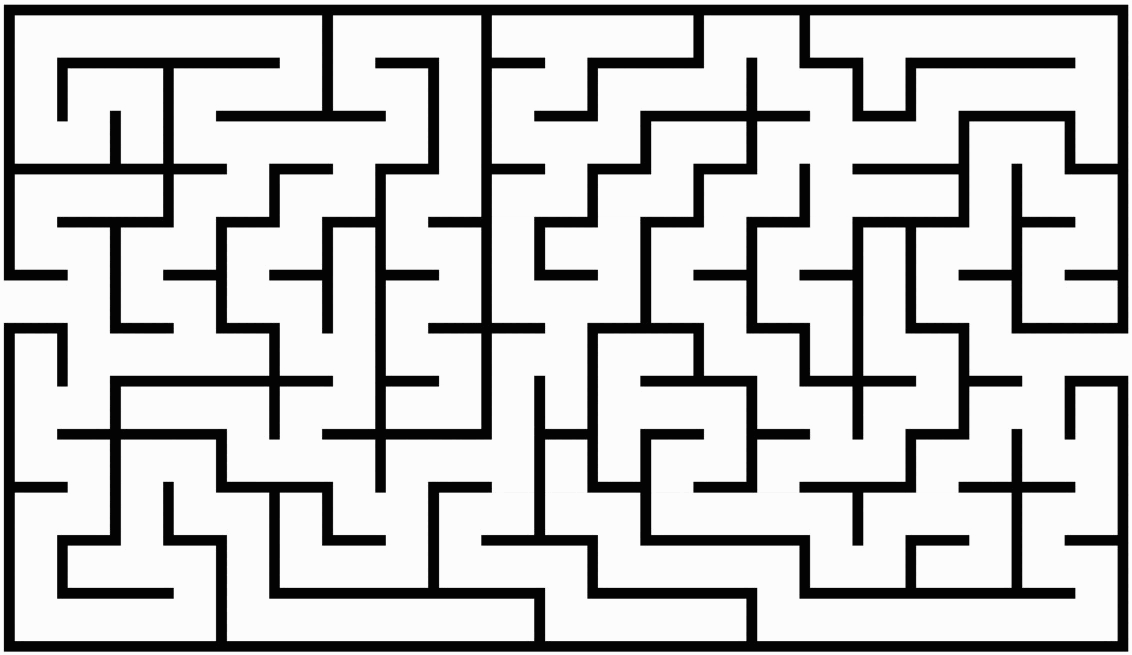
#> input picture maze3.gif, 1132 x 655 px
$ python image_processing.py
#> lines starting #> are read from the running program, lines starting #| are printed output that depends on the picture; after the words box and inside, x2 and y2 are one past the last pixel; in counts of white or black regions, pixels touching at a corner belong together
from PIL import Image
import numpy as np

# width, height = Image.open("maze2.gif").size

# new_width = round(width / 4)
# new_height = round(height / 4)

def image_to_matrix(image__path, threshold=128, new_width=50, new_height=30):

#> called with image__path = 'maze3.gif', threshold = 128, new_width = 50, new_height = 30
    width, height = Image.open(image__path).size
#> width = 1132; height = 655

    new_width = round(width / 4)
#> new_width = 283
    new_height = round(height / 4)
#> new_height = 164

    img = Image.open(image__path)
#> img is the input picture: PIL image 1132x655 L; min 3, max 252, mean 197.9
    img = img.resize((new_width, new_height))
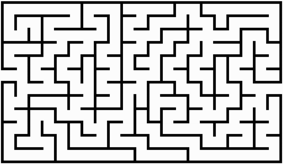
#> img: PIL image 283x164 L; min 0, max 255, mean 198.1
    gray_img = img.convert("L")
    # Binarize using threshold
    binary_img = gray_img.point(lambda x: 0 if x < threshold else 1)
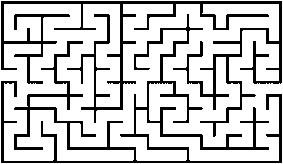
#> binary_img: PIL image 283x164 L; values 0 (black) and 1 (white), 78.2% white; 2 black regions, box (x1, y1, x2, y2) and area: (1, 1, 282, 137) 5229, (1, 14, 282, 163) 4889
    # Convert to numpy array for matrix representation
    binary_matrix = np.array(binary_img)
    return binary_matrix


def save_matrix_to_txt(matrix_, filename):
#> called with filename = 'output_matrix.txt'
    with open(filename, "w") as f:
        f.write("[\n")  # Start 2D array
        for row in matrix:
            line = "[" + ",".join(map(str, row)) + "],\n"
            f.write(line)
        f.write("]\n")  # End 2D array


# image_path = "SmallMaze.jpg"
image_path = "maze3.gif"
matrix = image_to_matrix(image_path)
save_matrix_to_txt(matrix, "output_matrix.txt")

$ run again, with maze2.gif copied over maze3.gif
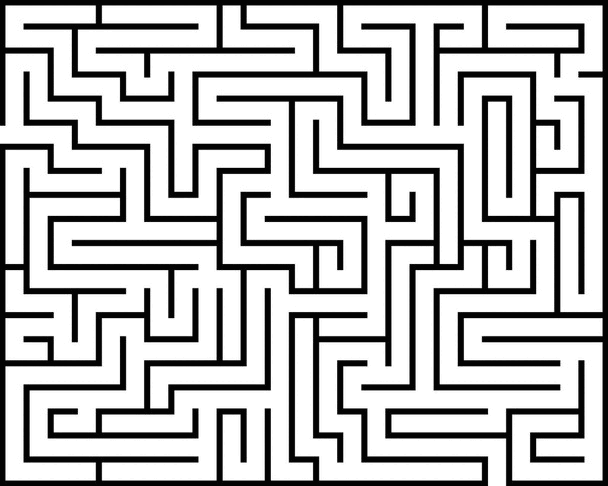
#> input picture maze2.gif, 608 x 486 px
#> width = 608; height = 486
#> new_width = 152
#> new_height = 122
#> in image_to_matrix, img is the input picture: PIL image 608x486 L; min 3, max 255, mean 188
#> in image_to_matrix, `img = img.resize((new_width, new_height))`:
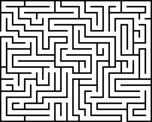
#> img: PIL image 152x122 L; min 0, max 255, mean 186.3
#> in image_to_matrix, `binary_img = gray_img.point(lambda x: 0 if x < threshold else 1)`:
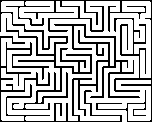
#> binary_img: PIL image 152x122 L; values 0 (black) and 1 (white), 72.4% white; black in thin lines or dots
#> the loop in save_matrix_to_txt, `for row in matrix:` made 122 passes
